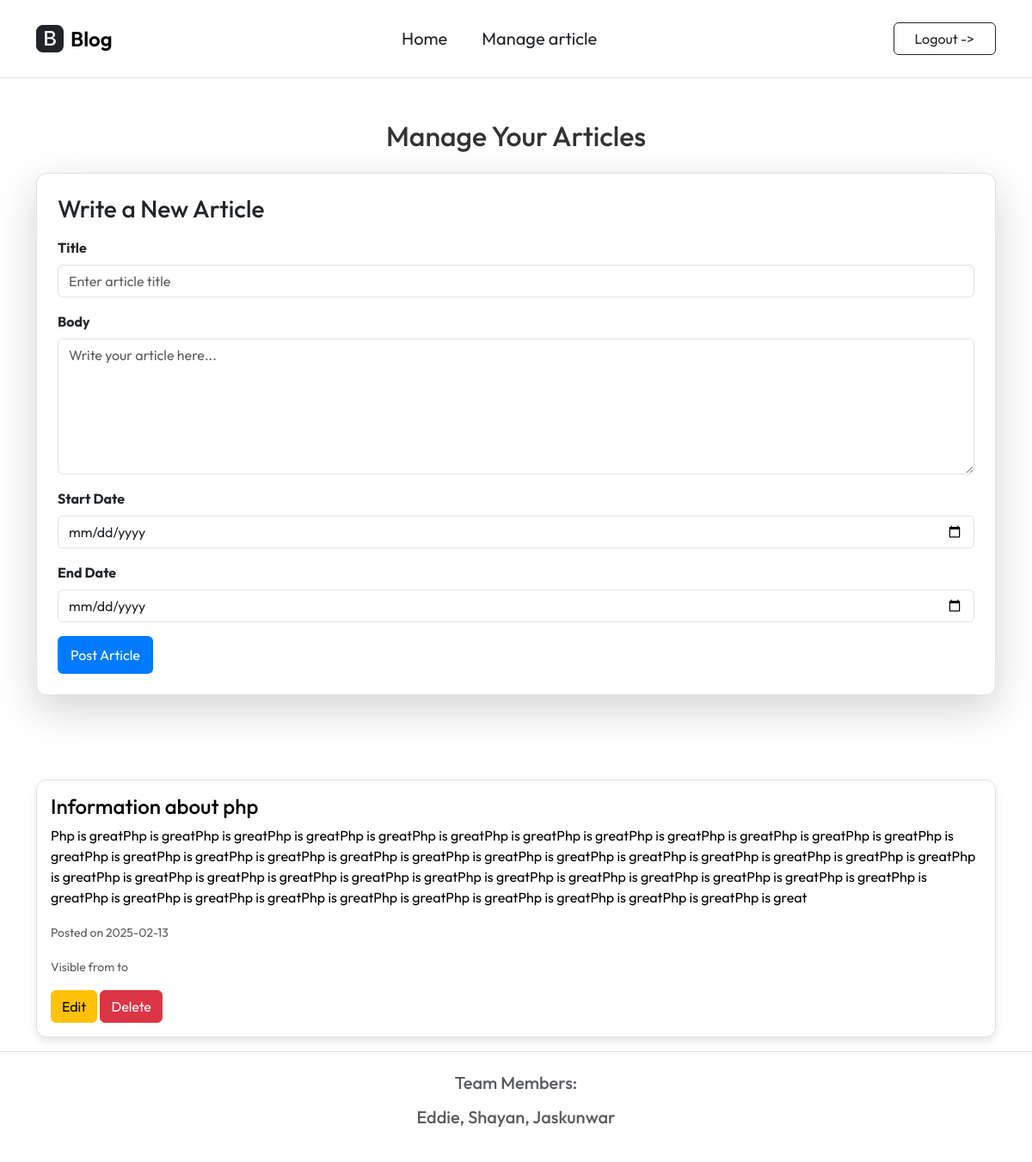
Before: /write.php (signed in) with the older database file.
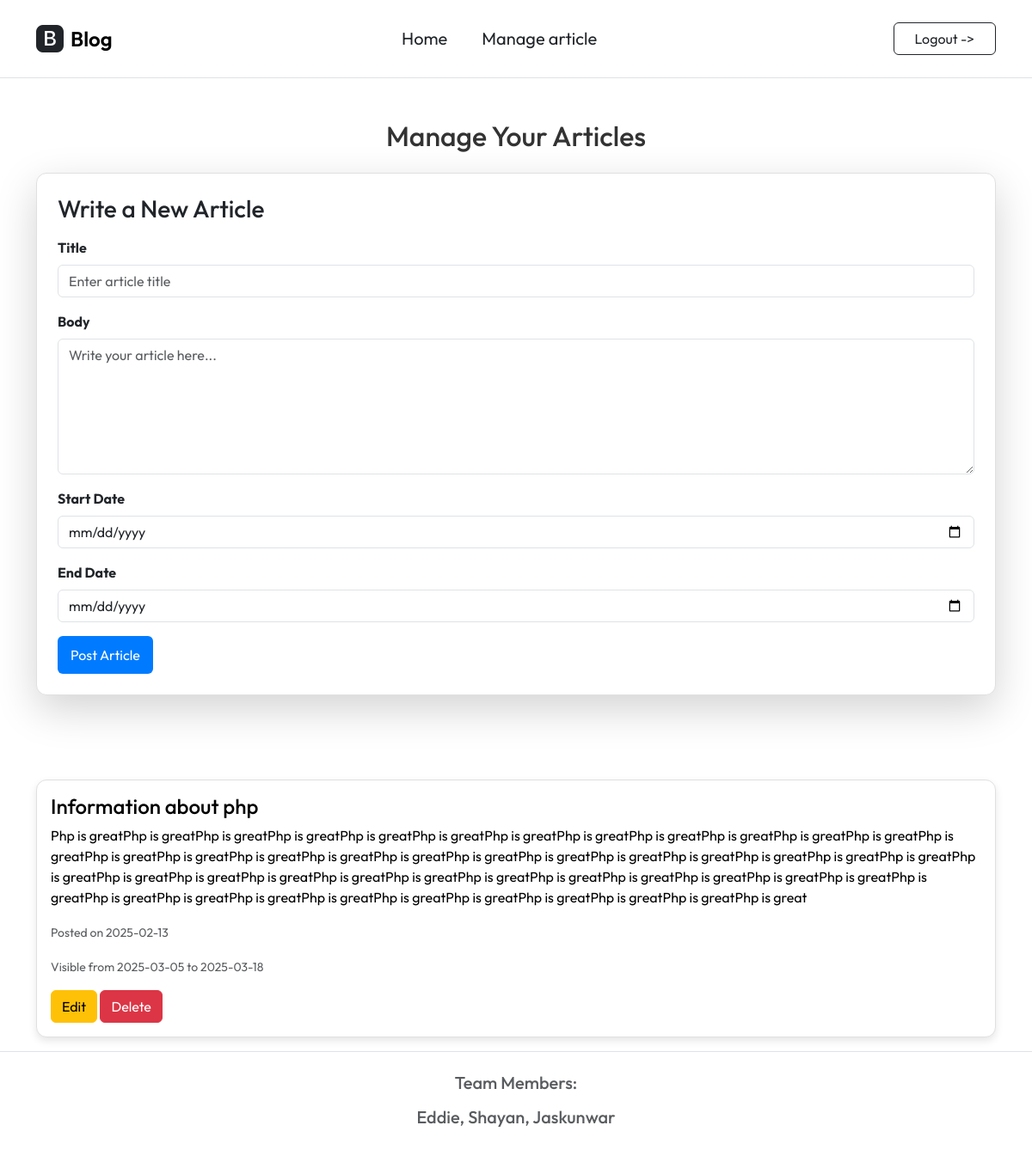
After: the same page with the newer database file.
### tables this page shows
CREATE TABLE Articles (
    ArticleId INTEGER PRIMARY KEY AUTOINCREMENT,
    ArticleTitle VARCHAR(80),
    ArticleBody VARCHAR(500),

    CreateDate DATE,
    StartDate DATE,
    EndDate DATE,

    ContributerUsername VARCHAR(80)
);

### write.php (the view, shortened to what this page needs)
<?php
$db = new SQLite3('info.db');
$username = $_SESSION['username'];
$articles = $db->query("SELECT * FROM Articles WHERE ContributerUsername = '$username' ORDER BY CreateDate DESC");
?>
<?php include('./inc/inc_header.php'); ?>
<div class="container mt-5">
    <h2 class="text-center mb-4">Manage Your Articles</h2>
    <div class="card shadow-lg p-4 mb-5">
        <h3 class="mb-3">Write a New Article</h3>
        <form method="post">
            <div class="mb-3">
                <label for="article_title" class="form-label fw-bold">Title</label>
                <input type="text" class="form-control" name="article_title" id="article_title" required placeholder="Enter article title">
            </div>
            <div class="mb-3">
                <label for="article_body" class="form-label fw-bold">Body</label>
                <textarea class="form-control" name="article_body" id="article_body" rows="6" required placeholder="Write your article here..."></textarea>
            </div>
           <div class="mb-3">
            <label for="start_date" class="form-label fw-bold">Start Date</label>
            <input type="date" class="form-control" name="start_date" id="start_date" required>
        </div>
        <div class="mb-3">
            <label for="end_date" class="form-label fw-bold">End Date</label>
            <input type="date" class="form-control" name="end_date" id="end_date" required>
        </div>
            <button type="submit" name="create_article" class="btn btn-primary">Post Article</button>
        </form>
    </div>
    <h3 class="mb-3">Your Articles</h3>
    <?php while ($row = $articles->fetchArray(SQLITE3_ASSOC)) { ?>
        <div class="card mb-3">
            <div class="card-body">
                <h4 class="card-title"><?= htmlspecialchars($row['ArticleTitle']) ?></h4>
                <p class="card-text"><?= nl2br(htmlspecialchars($row['ArticleBody'])) ?></p>
                <p class="text-muted"><small>Posted on <?= $row['CreateDate'] ?></small></p>
                <p class="text-muted"><small>Visible from <?= $row['StartDate'] ?> to <?= $row['EndDate'] ?></small></p>
                <button class="btn btn-warning" onclick='editArticle(<?= json_encode($row['ArticleId']) ?>, <?= json_encode(htmlspecialchars($row['ArticleTitle'], ENT_QUOTES, 'UTF-8')) ?>, <?= json_encode(htmlspecialchars($row['ArticleBody'], ENT_QUOTES, 'UTF-8')) ?>, <?= json_encode($row['StartDate']) ?>, <?= json_encode($row['EndDate']) ?>)'>Edit</button>
                <form method="post" class="d-inline">
                    <button type="submit" name="delete_article" class="btn btn-danger" onclick="return confirm('Are you sure you want to delete this article?');">Delete</button>
                </form>
            </div>
        </div>
    <?php } ?>
</div>
<?php include('./inc/inc_footer.php'); ?>

### inc/inc_header.php (shortened to what this page needs)
<!DOCTYPE html>
<html lang="en">
<head>
    <link href="https://cdn.jsdelivr.net/npm/bootstrap@5.3.3/dist/css/bootstrap.min.css" rel="stylesheet">
    <link rel="stylesheet" href="https://cdn.jsdelivr.net/npm/bootstrap-icons@1.11.0/font/bootstrap-icons.css">
    <link rel="stylesheet" href="inc/style.css">
</head>
<body>
    <nav class="navbar navbar-expand-lg bg-white border-bottom py-3">
        <div class="container">
            <a class="navbar-brand d-flex align-items-center" href="home.php">
                <i class="bi bi-bootstrap-fill fs-2 text-dark me-2"></i>
                <span class="fs-4 fw-semibold">Blog</span>
            </a>
            <div class="collapse navbar-collapse" id="mainNav">
                <ul class="navbar-nav mx-auto gap-4">
                    <li class="nav-item">
                        <a class="nav-link text-dark fs-5" href="home.php">Home</a>
                    </li>
                    <?php if (isset($_SESSION['username'])) { ?>
                        <li class="nav-item">
                            <a class="nav-link text-dark fs-5" href="write.php">Manage article</a>
                        </li>
                    <?php } ?>
                </ul>
                <div class="d-flex ms-lg-4" id="nav-login">
                    <?php if (isset($_SESSION['username'])) { ?>
                        <a class="btn btn-outline-dark px-4" href="logout.php">
                            Logout ->
                        </a>
                    <?php } else { ?>
                        <a class="btn btn-outline-dark px-4" href="login.php">
                            Login ->
                        </a>
                    <?php } ?>
                </div>
            </div>
        </div>
    </nav>
</body>
</html>

### inc/inc_footer.php (shortened to what this page needs)
<body class="d-flex flex-column min-vh-100">
    <footer class="mt-auto bg-white border-top">
        <div class="container main-content">
            <div class="row py-4 justify-content-center align-items-center">
                <div class="col-md-4 mb-4 mb-md-0 text-center">
                    <h5 class="mb-3 text-body-secondary">Team Members:</h5>
                    <h5 class="mb-3 text-body-secondary">Eddie, Shayan, Jaskunwar</h5>
                </div>
            </div>
        </div>
    </footer>
</body>
</html>

### inc/style.css (style rules this page uses)
body { margin: 0; font-family: Arial, sans-serif; color: white; }
.card { background-color: white !important; border: 1px solid #e0e0e0; border-radius: 12px; box-shadow: 0 4px 10px rgba(0, 0, 0, 0.1); }
.card-body { color: #333; }
.card-title, .card-text { text-shadow: none !important; color: #000 !important; }
h2 { color: #333; margin-bottom: 1rem; }
.btn-primary { background: #007BFF; color: white; border: none; border-radius: 6px; font-size: 1rem; cursor: pointer; transition: 0.3s ease; padding: 10px 15px; display: inline-block; text-align: center; text-decoration: none; }

### inc/inc_header.php (style rules this page uses)
body { font-family: "Outfit", serif; font-optical-sizing: auto; font-style: normal; }
#nav-login .btn { font-family: "Outfit", sans-serif; font-weight: 500px; }

Changed rows visible on the page:
changed articles "Information about php": StartDate (not shown) → "2025-03-05"; EndDate (not shown) → "2025-03-18"
